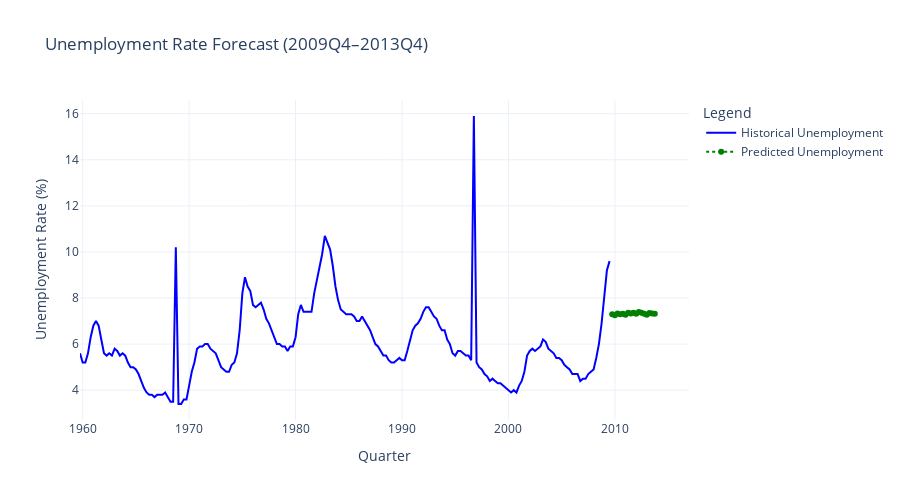

Notebook source saved alongside this figure:
### Markdown cell above
Model trained on the full dataset and predictions on future dataset

### Code cell
predictions = rf_model.predict(X_future)

np.random.seed(42)
pred_samples = np.array([
    rf_model.predict(X_future) + np.random.normal(0, 0.2, len(X_future))
    for _ in range(100)
])

lower_bound = np.percentile(pred_samples, 2.5, axis=0)
upper_bound = np.percentile(pred_samples, 97.5, axis=0)

fig = go.Figure()

fig.add_trace(go.Scatter(
    x=ml_model_df.index,
    y=ml_model_df['unemp'],
    mode='lines',
    name='Historical Unemployment',
    line=dict(color='blue', width=2)
))

fig.add_trace(go.Scatter(
    x=X_future.index,
    y=predictions,
    mode='lines+markers',
    name='Predicted Unemployment',
    line=dict(color='green', width=2, dash='dot')
))


fig.update_layout(
    title='Unemployment Rate Forecast (2009Q4–2013Q4)',
    xaxis_title='Quarter',
    yaxis_title='Unemployment Rate (%)',
    legend_title='Legend',
    template='plotly_white',
    showlegend=True,
    width=900,
    height=500
)

fig.show()

### Figure 1 — Plotly figure (JSON) as saved in the notebook; plotly's stock layout.template omitted (floating-point values rounded to 4 significant figures; data arrays with more than 128 entries replaced by an {"elided": "..."} marker saying what was removed)
{"data": [{"line": {"color": "blue", "width": 2}, "mode": "lines", "name": "Historical Unemployment", "type": "scatter", "x": {"elided": "200 str values"}, "y": {"elided": "200 float values"}}, {"line": {"color": "green", "dash": "dot", "width": 2}, "mode": "lines+markers", "name": "Predicted Unemployment", "type": "scatter", "x": ["2009-10-01", "2010-01-01", "2010-04-01", "2010-07-01", "2010-10-01", "2011-01-01", "2011-04-01", "2011-07-01", "2011-10-01", "2012-01-01", "2012-04-01", "2012-07-01", "2012-10-01", "2013-01-01", "2013-04-01", "2013-07-01", "2013-10-01"], "y": [7.296, 7.256, 7.332, 7.3, 7.312, 7.274, 7.36, 7.332, 7.356, 7.313, 7.391, 7.356, 7.315, 7.272, 7.35, 7.333, 7.316]}], "layout": {"height": 500, "legend": {"title": {"text": "Legend"}}, "showlegend": true, "title": {"text": "Unemployment Rate Forecast (2009Q4–2013Q4)"}, "width": 900, "xaxis": {"autorange": true, "range": ["1959-10-01", "2016-12-19 20:00:33.1152"], "title": {"text": "Quarter"}, "type": "date"}, "yaxis": {"autorange": true, "range": [2.706, 16.59], "title": {"text": "Unemployment Rate (%)"}, "type": "linear"}}}
